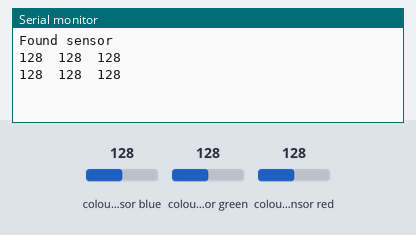
This sketch was run on a simulated ESP32. Parts: the last lines printed to the serial monitor. The test bench sets the inputs (shaded band); at power-on: colour sensor blue 128, colour sensor green 128, colour sensor red 128.

Above: at 1.2 s.
1.3 s: colour sensor blue set to 5
At 1.8 s:
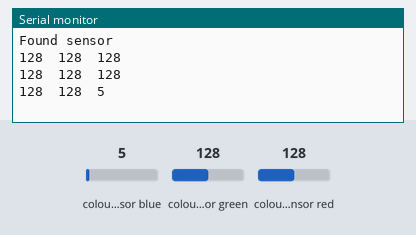
2.8 s: colour sensor green set to 5
At 3.6 s:
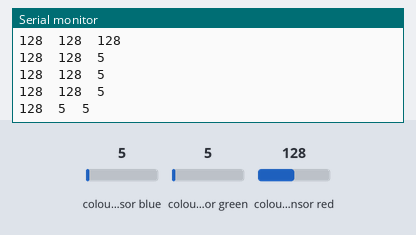
4.3 s: colour sensor red set to 5
At 4.8 s:
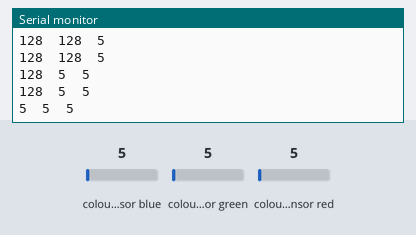

The sketch:

esp32_cam_tcs34725.ino
```cpp
#include <Wire.h>
#include "Arduino.h"
#include "Adafruit_TCS34725.h"

/*
Code made to use the ESP32-Cam with the TCS34725 Sensor and a button
CMLSHW3-TheSineOfTheTimes
*/

// -----------------I2C-----------------
//needed since SDA and SCL are already used by the camera
#define I2C_SDA 14 // SDA Connected to GPIO 14
#define I2C_SCL 15 // SCL Connected to GPIO 15
/*
Connect SCL    to analog 15
Connect SDA    to analog 14
Connect VDD    to 3.3V DC
Connect GROUND to common ground
*/


const int buttonPin = 16;
TwoWire I2CSensors = TwoWire(0);

// our RGB -> eye-recognized gamma color
byte gammatable[256];

/* Initialise with specific int time and gain values */
Adafruit_TCS34725 tcs = Adafruit_TCS34725(TCS34725_INTEGRATIONTIME_50MS, TCS34725_GAIN_60X);

void setup(void) {
  Serial.begin(115200);
  I2CSensors.begin(I2C_SDA, I2C_SCL, 10000);
  if (tcs.begin(0x29, &I2CSensors)) {
    Serial.println("Found sensor");
  } else {
    Serial.println("No TCS34725 found ... check your connections");
    while (1);
  }

  //fill gamma table
  for (int i=0; i<256; i++) {
    float x = i;
    x /= 255;
    x = pow(x, 2.5);
    x *= 255;

    gammatable[i] = x;
    //Serial.println(gammatable[i]);
  }

  pinMode(buttonPin, INPUT);


}


void loop(void) {
  /*
  RGB Color sensor stuff
  */
  uint16_t red, green, blue, clear, colorTemp, lux;
  float rRGB, gRGB, bRGB;
  tcs.getRawData(&red, &green, &blue, &clear);
  tcs.getRGB(&rRGB, &gRGB, &bRGB);

  Serial.print((int)rRGB);
  Serial.print('\t');
  //Serial.print("G:");
  Serial.print((int)gRGB);
  Serial.print('\t');
  //Serial:.print("B:");
  Serial.print((int)bRGB);
  Serial.print('\t');
  Serial.print('\n');

  delay(500);
}
```

Measured:
- after the input at 1.3 s, the serial monitor: prints a new line at once (image 1)
- after the input at 2.8 s, the serial monitor: prints a new line after 0.30 s (image 2)
- after the input at 4.3 s, the serial monitor: prints a new line at once (image 3)
